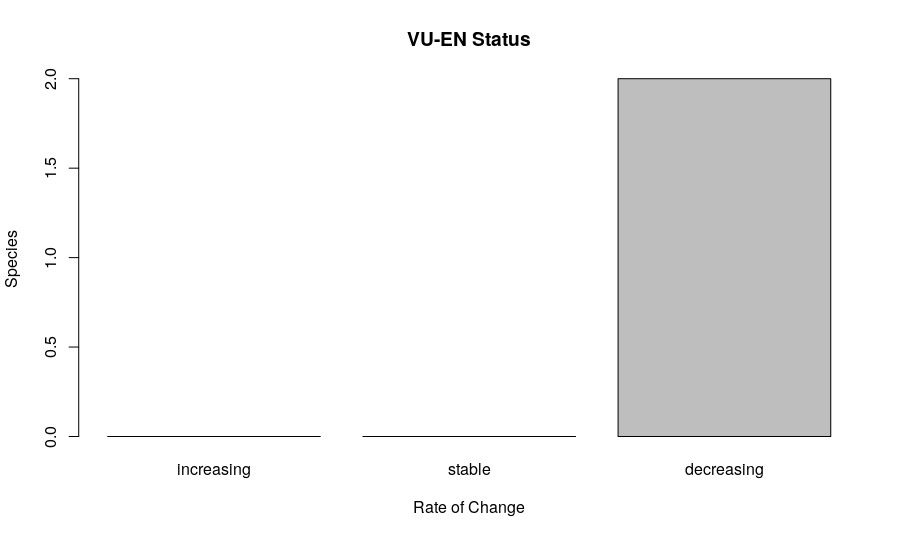

Here is the R script that generated this plot:
VUEN <- read.csv(file ="/home/eeb177-student/Desktop/eeb-177/final-project/chiroptera/VUENstatus.csv")
status <- VUEN[,1]
number <-VUEN[,2]
barplot(number,main="VU-EN Status", xlab="Rate of Change", ylab= "Species", names.arg=status)

dput(number)
